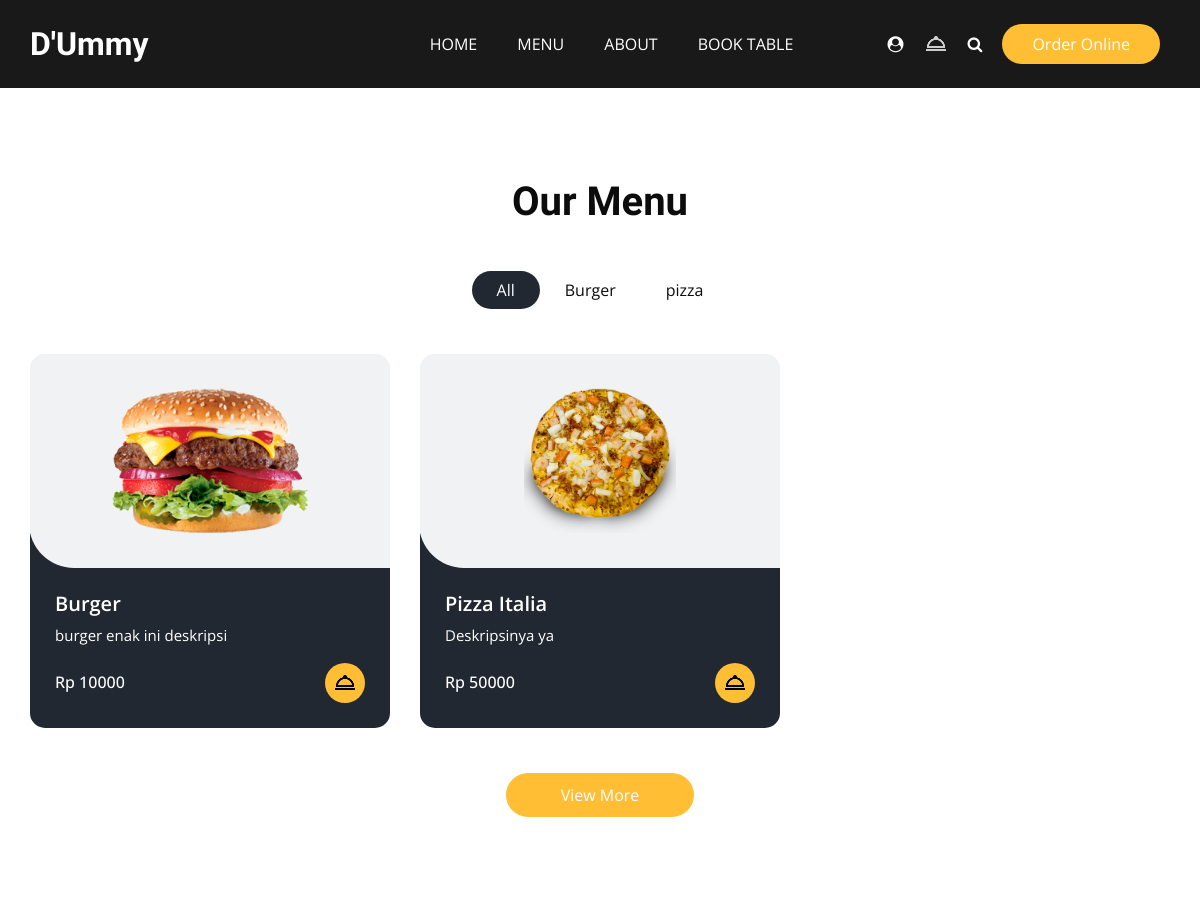
/menu/ (upper part), run on an earlier commit of the app's database.
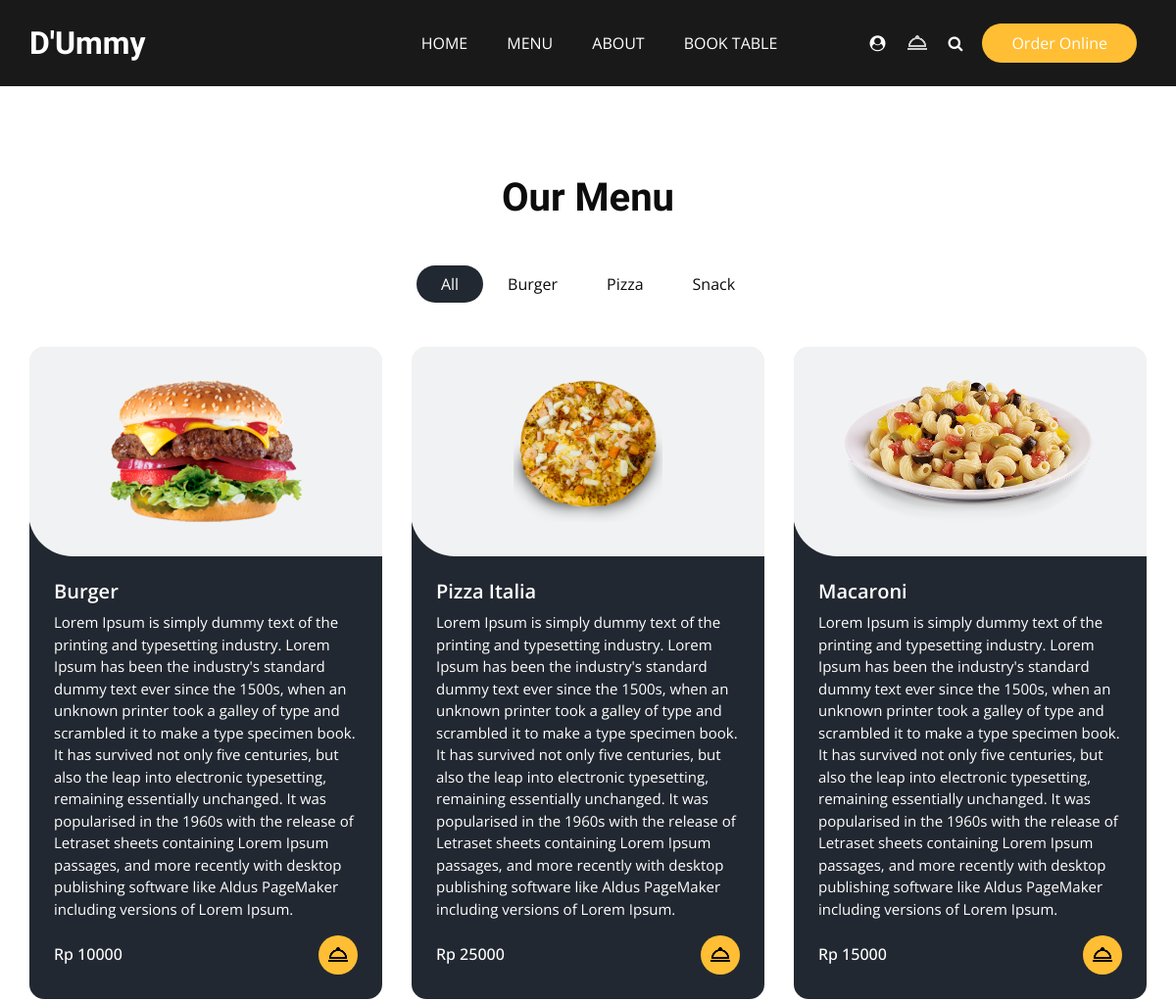
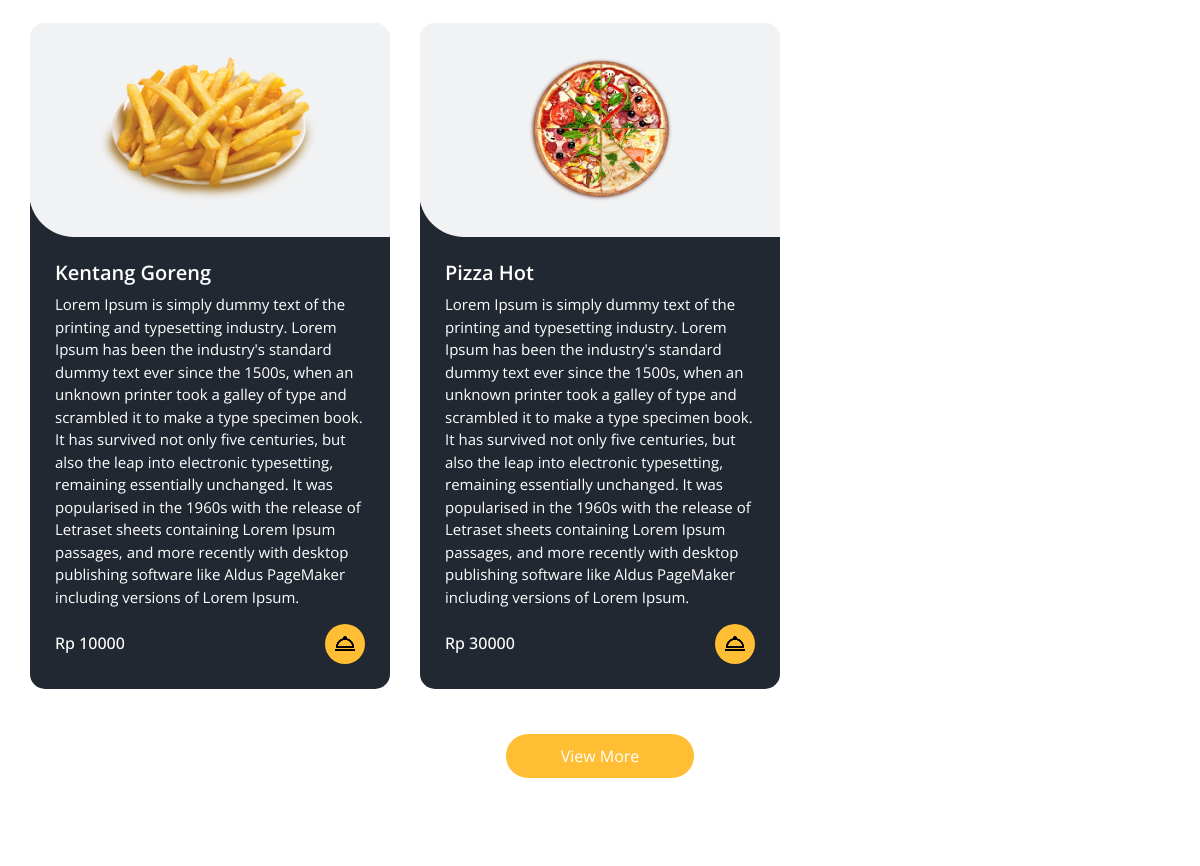
And on a later commit of the database (2 pictures, top to bottom).
### menu/models.py (models this page shows, shortened)
class Category(models.Model):
    name = models.CharField(max_length=100)
    slug = models.SlugField(unique=True, help_text="Gunakan huruf kecil, tanpa spasi, contoh: minuman-kopi")
    class Meta:
        verbose_name_plural = "Categories"

class ListMenu(models.Model):
    name = models.CharField(max_length=100)
    slug = models.SlugField(unique=True, help_text="Teks unik untuk URL, akan terisi otomatis jika dikosongkan.")
    description = models.TextField()
    image = models.ImageField(upload_to='menu_images/')
    price = models.DecimalField(max_digits=8, decimal_places=2)
    category = models.ForeignKey(Category, on_delete=models.CASCADE, related_name="list_menu")

### menu/views.py (the view)
# urls.py: path('menu/', views.list_menu, name='list_menu'),
def list_menu(request):
    categories = Category.objects.all()
    list_menus = ListMenu.objects.all()
    context = {
        'categories': categories,
        'list_menus': list_menus,
    }
    return render(request, 'menu/menu.html', context)

### menu/templates/menu/menu.html
{% extends 'base.html' %} {% load static %} {% block content %}
<section class="food_section layout_padding">
  <div class="container">
    <div class="heading_container heading_center">
      <h2>Our Menu</h2>
    </div>
    <ul class="filters_menu">
      <li class="active" data-filter="*">All</li>
      {% for category in categories %}
      <li data-filter=".{{ category.slug }}">{{ category.name }}</li>
      {% endfor %}
    </ul>
    <div class="filters-content">
      <div class="row grid">
        {% for list_menu in list_menus %}
        <div class="col-sm-6 col-lg-4 all {{ list_menu.category.slug }}">
          <div class="box">
            <div>
              <a
                href="{% url 'menu:menu_detail' menu_slug=list_menu.slug %}"
                class="menu-item-link"
              >
                <div class="img-box">
                  <img
                    src="{{ list_menu.image.url }}"
                    alt="{{ list_menu.name }}"
                  />
                </div>
              </a>
              <div class="detail-box">
                <h5>{{ list_menu.name }}</h5>
                <p>{{ list_menu.description }}</p>
                <div class="options">
                  <h6>Rp {{ list_menu.price|floatformat:0 }}</h6>
                  <a href="">
                    <img
                      src="{% static 'images/icons/hood.png' %}"
                      alt="cart"
                      class="social-icon"
                    />
                  </a>
                </div>
              </div>
            </div>
          </div>
        </div>
        {% endfor %}
      </div>
    </div>
    <div class="btn-box">
      <a href=""> View More </a>
    </div>
  </div>
</section>
{% endblock content %}

What changed in the data, as far as the page shows it:
changed Category: name "pizza" → "Pizza"
added Category: name "Snack"
changed ListMenu "Burger": description "burger enak ini deskripsi" → "Lorem Ipsum is simply dummy text of the printing and typesetting industry. Lorem Ipsum has been the industry's standard dummy text ever since the 1500s, when an unknown printer took a galley of type and scrambled it to make a type specimen book. It has survived not only five centuries, but also the leap into electronic typesetting, remaining essentially unchanged. It was popularised in the 1960s with the release of Letraset sheets containing Lorem Ipsum passages, and more recently with desktop publishing software like Aldus PageMaker including versions of Lorem Ipsum."
changed ListMenu "Pizza Italia": description "Deskripsinya ya" → "Lorem Ipsum is simply dummy text of the printing and typesetting industry. Lorem Ipsum has been the industry's standard dummy text ever since the 1500s, when an unknown printer took a galley of type and scrambled it to make a type specimen book. It has survived not only five centuries, but also the leap into electronic typesetting, remaining essentially unchanged. It was popularised in the 1960s with the release of Letraset sheets containing Lorem Ipsum passages, and more recently with desktop publishing software like Aldus PageMaker including versions of Lorem Ipsum."; price "50000" → "25000"
added ListMenu: image (picture), name "Macaroni", description "Lorem Ipsum is simply dummy text of the printing and typesetting industry. Lorem Ipsum has been the industry's standard dummy text ever since the 1500s, when an unknown printer took a galley of type and scrambled it to make a type specimen book. It has survived not only five centuries, but also the leap into electronic typesetting, remaining essentially unchanged. It was popularised in the 1960s with the release of Letraset sheets containing Lorem Ipsum passages, and more recently with desktop publishing software like Aldus PageMaker including versions of Lorem Ipsum.", price "15000"
added ListMenu: image (picture), name "Kentang Goreng", description "Lorem Ipsum is simply dummy text of the printing and typesetting industry. Lorem Ipsum has been the industry's standard dummy text ever since the 1500s, when an unknown printer took a galley of type and scrambled it to make a type specimen book. It has survived not only five centuries, but also the leap into electronic typesetting, remaining essentially unchanged. It was popularised in the 1960s with the release of Letraset sheets containing Lorem Ipsum passages, and more recently with desktop publishing software like Aldus PageMaker including versions of Lorem Ipsum.", price "10000"
added ListMenu: image (picture), name "Pizza Hot", description "Lorem Ipsum is simply dummy text of the printing and typesetting industry. Lorem Ipsum has been the industry's standard dummy text ever since the 1500s, when an unknown printer took a galley of type and scrambled it to make a type specimen book. It has survived not only five centuries, but also the leap into electronic typesetting, remaining essentially unchanged. It was popularised in the 1960s with the release of Letraset sheets containing Lorem Ipsum passages, and more recently with desktop publishing software like Aldus PageMaker including versions of Lorem Ipsum.", price "30000"
